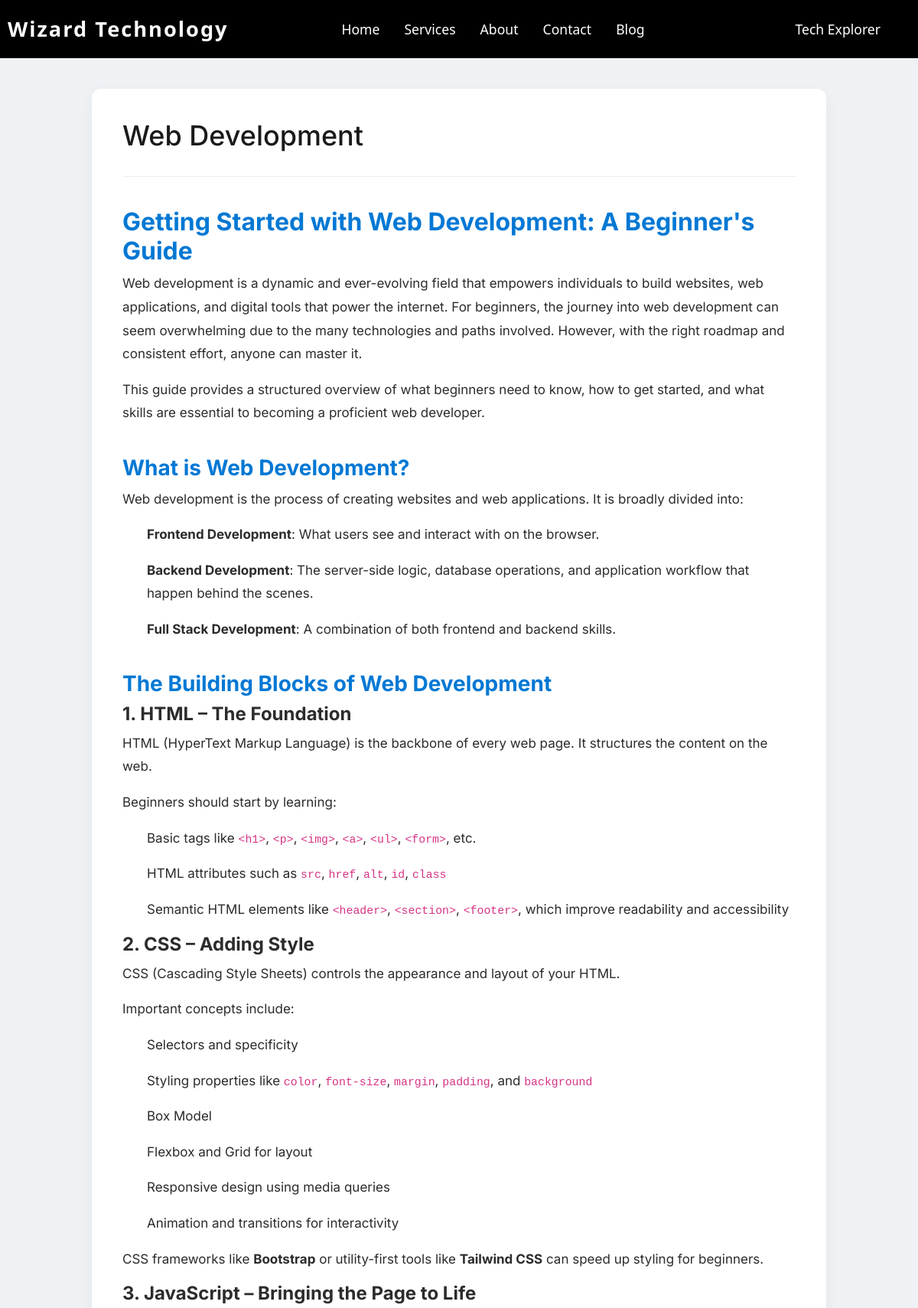
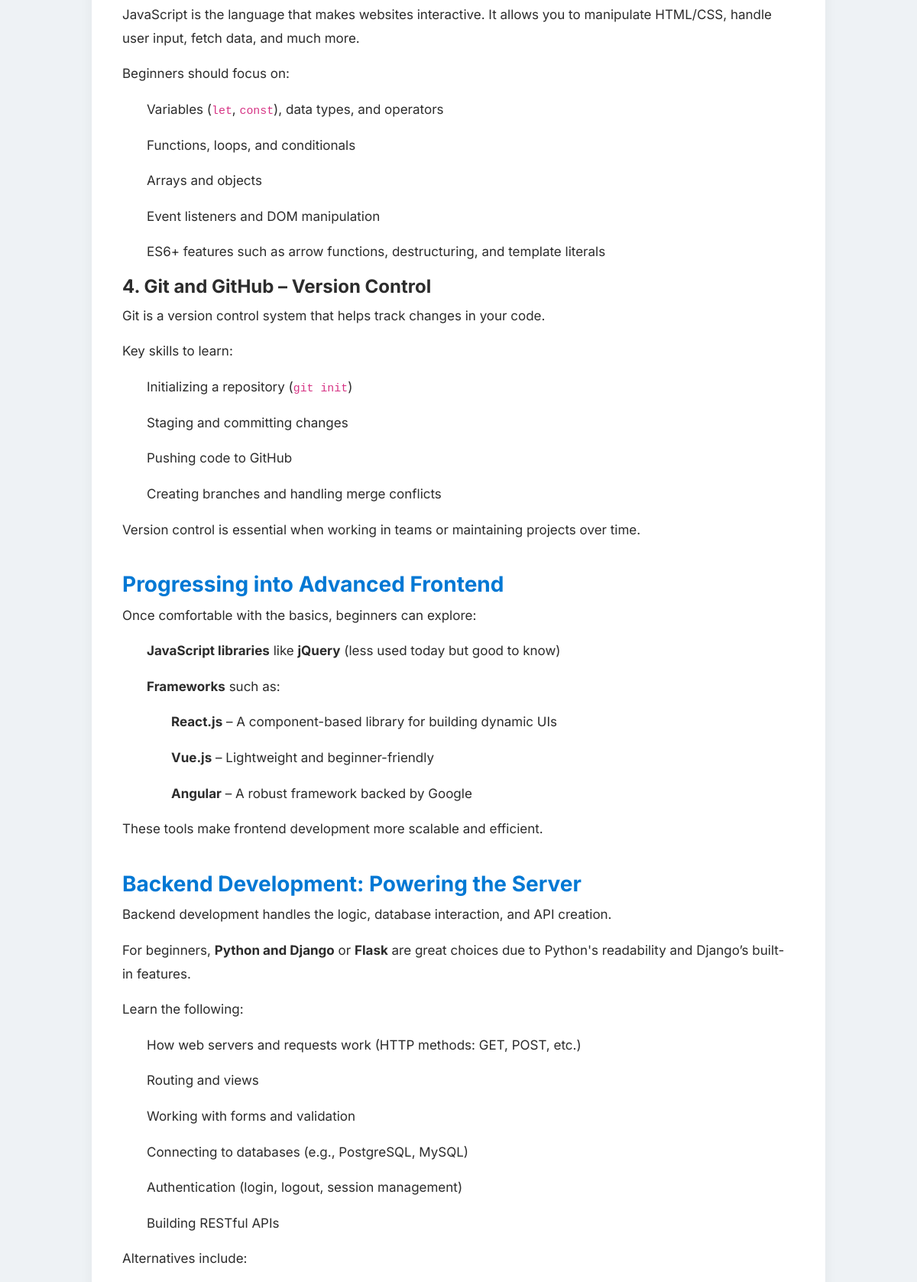
Screenshot of /tech_field/1/ (upper part) with the database file from the repository (2 pictures, top to bottom).
### wizard/models.py (models this page shows, shortened)
class Field(models.Model):
    field = models.CharField(max_length=750)
    body = RichTextUploadingField()
    youtube_id = models.CharField(max_length=20000)

### wizard/views.py (the view)
# urls.py: path('tech_field/<int:id>/', field_detail, name='field_detail'),
def field_detail(request, id):
    field = get_object_or_404(Field, id=id)
    return render(request, 'field_detail.html', {'field': field})

### wizard/templates/field_detail.html (shortened to what this page needs)
{% extends 'base.html' %}
{% load static %}
{% block content %}
<div class="post-wrapper">
  <div class="post-header">
    <h1>{{ field.field }}</h1>
  </div>
  <div class="post-body">
    {{ field.body|safe }}
  </div>
</div>
{% endblock %}

### static/css/style.css (style rules this page uses)
*, *::before, *::after { box-sizing: border-box; margin: 0; padding: 0; }
html, body { width: 100%; overflow-x: hidden; font-family: 'Poppins', sans-serif; }
li { list-style: none; }

### wizard/templates/base.html (style rules this page uses)
body { margin: 0; padding: 0; font-family: 'Segoe UI', Tahoma, Geneva, Verdana, sans-serif; background-color: #040011; color: #c3f2f8; line-height: 1.6; }

### wizard/templates/field_detail.html (style rules this page uses)
body { font-family: 'Inter', sans-serif; background-color: #eef2f5; margin: 0; padding: 0; }
.post-wrapper { max-width: 960px; margin: 40px auto; background: #fff; border-radius: 12px; box-shadow: 0 6px 18px rgba(0, 0, 0, 0.05); overflow: hidden; padding: 40px; }
.post-header { margin-bottom: 30px; border-bottom: 1px solid #eee; padding-bottom: 20px; }
.post-header h1 { font-size: 36px; color: #1a1a1a; margin-bottom: 10px; }
.post-body { line-height: 1.8; font-size: 17px; color: #2c2c2c; }
.post-body h2, .post-body h3 { color: #0078d4; margin-top: 40px; }

### rows the page displays
Field: field "Web Development", body "Getting Started with Web Development: A Beginner's Guide Web development is a dynamic and ever-evolving field that empowers individuals to build websites, web applications, and digital tools that power the internet. For beginners, the journey into web development can seem overwhelming due to the many technologies and paths involved. However, with the right roadmap and consistent effort, anyone can master it. This guide provides a structured overview of what beginners need to know, how to get started, and what skills are essential to becoming a proficient web developer. What is Web Development? Web development is the process of creating websites and web applications. It is broadly divided…"
